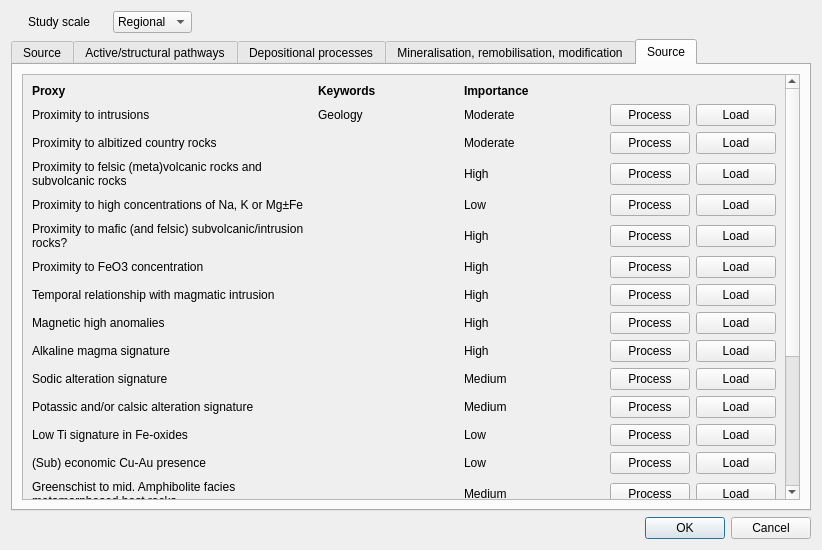
<?xml version="1.0" encoding="UTF-8"?>
<ui version="4.0">
 <class>Dialog</class>
 <widget class="QDialog" name="Dialog">
  <property name="geometry">
   <rect>
    <x>0</x>
    <y>0</y>
    <width>822</width>
    <height>550</height>
   </rect>
  </property>
  <property name="windowTitle">
   <string>EIS Preprocess</string>
  </property>
  <property name="autoFillBackground">
   <bool>false</bool>
  </property>
  <layout class="QVBoxLayout" name="verticalLayout">
   <item>
    <layout class="QHBoxLayout" name="horizontalLayout">
     <property name="sizeConstraint">
      <enum>QLayout::SetMinimumSize</enum>
     </property>
     <property name="rightMargin">
      <number>600</number>
     </property>
     <item>
      <widget class="QLabel" name="label_4">
       <property name="sizePolicy">
        <sizepolicy hsizetype="Maximum" vsizetype="Maximum">
         <horstretch>0</horstretch>
         <verstretch>0</verstretch>
        </sizepolicy>
       </property>
       <property name="text">
        <string>Study scale</string>
       </property>
      </widget>
     </item>
     <item>
      <widget class="QComboBox" name="comboBox">
       <property name="sizePolicy">
        <sizepolicy hsizetype="Maximum" vsizetype="Maximum">
         <horstretch>0</horstretch>
         <verstretch>0</verstretch>
        </sizepolicy>
       </property>
       <item>
        <property name="text">
         <string>Regional</string>
        </property>
       </item>
       <item>
        <property name="text">
         <string>Camp</string>
        </property>
       </item>
       <item>
        <property name="text">
         <string>Deposit</string>
        </property>
       </item>
      </widget>
     </item>
    </layout>
   </item>
   <item>
    <layout class="QHBoxLayout" name="horizontalLayout_4">
     <item>
      <widget class="QTabWidget" name="tabWidget">
       <property name="styleSheet">
        <string notr="true"/>
       </property>
       <property name="currentIndex">
        <number>4</number>
       </property>
       <widget class="QWidget" name="source_tab">
        <attribute name="title">
         <string>Source</string>
        </attribute>
       </widget>
       <widget class="QWidget" name="pathway_tab">
        <attribute name="title">
         <string>Active/structural pathways</string>
        </attribute>
       </widget>
       <widget class="QWidget" name="depositional_tab">
        <attribute name="title">
         <string>Depositional processes</string>
        </attribute>
       </widget>
       <widget class="QWidget" name="mineralisation_tab">
        <attribute name="title">
         <string>Mineralisation, remobilisation, modification</string>
        </attribute>
       </widget>
       <widget class="QWidget" name="source_tab_old">
        <attribute name="title">
         <string>Source</string>
        </attribute>
        <layout class="QHBoxLayout" name="horizontalLayout_2">
         <item>
          <widget class="QScrollArea" name="scrollArea">
           <property name="widgetResizable">
            <bool>true</bool>
           </property>
           <widget class="QWidget" name="scrollAreaWidgetContents">
            <property name="geometry">
             <rect>
              <x>0</x>
              <y>0</y>
              <width>764</width>
              <height>711</height>
             </rect>
            </property>
            <layout class="QHBoxLayout" name="horizontalLayout_3">
             <item>
              <layout class="QGridLayout" name="gridLayout">
               <item row="6" column="4">
                <widget class="QPushButton" name="pushButton_16">
                 <property name="text">
                  <string>Load</string>
                 </property>
                </widget>
               </item>
               <item row="15" column="0">
                <widget class="QLabel" name="label_34">
                 <property name="text">
                  <string>Syn- to late-orogenic back arc closure related intrusions</string>
                 </property>
                 <property name="wordWrap">
                  <bool>true</bool>
                 </property>
                </widget>
               </item>
               <item row="20" column="4">
                <widget class="QPushButton" name="pushButton_40">
                 <property name="text">
                  <string>Load</string>
                 </property>
                </widget>
               </item>
               <item row="12" column="4">
                <widget class="QPushButton" name="pushButton_31">
                 <property name="text">
                  <string>Load</string>
                 </property>
                </widget>
               </item>
               <item row="5" column="0">
                <widget class="QLabel" name="label_10">
                 <property name="text">
                  <string>Proximity to mafic (and felsic) subvolcanic/intrusion rocks?</string>
                 </property>
                 <property name="wordWrap">
                  <bool>true</bool>
                 </property>
                </widget>
               </item>
               <item row="5" column="4">
                <widget class="QPushButton" name="pushButton_14">
                 <property name="text">
                  <string>Load</string>
                 </property>
                </widget>
               </item>
               <item row="16" column="2">
                <widget class="QLabel" name="label_41">
                 <property name="text">
                  <string>High</string>
                 </property>
                </widget>
               </item>
               <item row="11" column="0">
                <widget class="QLabel" name="label_15">
                 <property name="sizePolicy">
                  <sizepolicy hsizetype="Preferred" vsizetype="Minimum">
                   <horstretch>0</horstretch>
                   <verstretch>0</verstretch>
                  </sizepolicy>
                 </property>
                 <property name="text">
                  <string>Potassic and/or calsic alteration signature</string>
                 </property>
                 <property name="wordWrap">
                  <bool>false</bool>
                 </property>
                </widget>
               </item>
               <item row="10" column="3">
                <widget class="QPushButton" name="pushButton_18">
                 <property name="text">
                  <string>Process</string>
                 </property>
                </widget>
               </item>
               <item row="18" column="4">
                <widget class="QPushButton" name="pushButton_36">
                 <property name="text">
                  <string>Load</string>
                 </property>
                </widget>
               </item>
               <item row="19" column="0">
                <widget class="QLabel" name="label_30">
                 <property name="text">
                  <string>Proximity of magmatism contemporary with mineralisation</string>
                 </property>
                 <property name="wordWrap">
                  <bool>true</bool>
                 </property>
                </widget>
               </item>
               <item row="1" column="1">
                <widget class="QLabel" name="label_51">
                 <property name="text">
                  <string>Geology</string>
                 </property>
                </widget>
               </item>
               <item row="4" column="2">
                <widget class="QLabel" name="label_40">
                 <property name="text">
                  <string>Low</string>
                 </property>
                </widget>
               </item>
               <item row="17" column="0">
                <widget class="QLabel" name="label_32">
                 <property name="text">
                  <string>Positive Co-REE anomaly</string>
                 </property>
                </widget>
               </item>
               <item row="1" column="2">
                <widget class="QLabel" name="label_36">
                 <property name="styleSheet">
                  <string notr="true"/>
                 </property>
                 <property name="frameShape">
                  <enum>QFrame::NoFrame</enum>
                 </property>
                 <property name="frameShadow">
                  <enum>QFrame::Plain</enum>
                 </property>
                 <property name="text">
                  <string>Moderate</string>
                 </property>
                </widget>
               </item>
               <item row="18" column="3">
                <widget class="QPushButton" name="pushButton_34">
                 <property name="text">
                  <string>Process</string>
                 </property>
                </widget>
               </item>
               <item row="4" column="0">
                <widget class="QLabel" name="label_38">
                 <property name="text">
                  <string>Proximity to high concentrations of Na, K or Mg±Fe</string>
                 </property>
                 <property name="wordWrap">
                  <bool>true</bool>
                 </property>
                </widget>
               </item>
               <item row="7" column="2">
                <widget class="QLabel" name="label_19">
                 <property name="text">
                  <string>High</string>
                 </property>
                </widget>
               </item>
               <item row="16" column="4">
                <widget class="QPushButton" name="pushButton_32">
                 <property name="text">
                  <string>Load</string>
                 </property>
                </widget>
               </item>
               <item row="0" column="1">
                <widget class="QLabel" name="label_50">
                 <property name="font">
                  <font>
                   <weight>75</weight>
                   <bold>true</bold>
                  </font>
                 </property>
                 <property name="text">
                  <string>Keywords</string>
                 </property>
                </widget>
               </item>
               <item row="2" column="3">
                <widget class="QPushButton" name="pushButton">
                 <property name="text">
                  <string>Process</string>
                 </property>
                </widget>
               </item>
               <item row="17" column="3">
                <widget class="QPushButton" name="pushButton_33">
                 <property name="text">
                  <string>Process</string>
                 </property>
                </widget>
               </item>
               <item row="14" column="4">
                <widget class="QPushButton" name="pushButton_9">
                 <property name="text">
                  <string>Load</string>
                 </property>
                </widget>
               </item>
               <item row="8" column="4">
                <widget class="QPushButton" name="pushButton_20">
                 <property name="text">
                  <string>Load</string>
                 </property>
                </widget>
               </item>
               <item row="12" column="2">
                <widget class="QLabel" name="label_24">
                 <property name="text">
                  <string>Low</string>
                 </property>
                </widget>
               </item>
               <item row="8" column="2">
                <widget class="QLabel" name="label_20">
                 <property name="text">
                  <string>High</string>
                 </property>
                </widget>
               </item>
               <item row="4" column="4">
                <widget class="QPushButton" name="pushButton_7">
                 <property name="text">
                  <string>Load</string>
                 </property>
                </widget>
               </item>
               <item row="10" column="0">
                <widget class="QLabel" name="label_17">
                 <property name="text">
                  <string>Sodic alteration signature</string>
                 </property>
                </widget>
               </item>
               <item row="2" column="2">
                <widget class="QLabel" name="label_39">
                 <property name="text">
                  <string>Moderate</string>
                 </property>
                </widget>
               </item>
               <item row="7" column="3">
                <widget class="QPushButton" name="pushButton_21">
                 <property name="text">
                  <string>Process</string>
                 </property>
                </widget>
               </item>
               <item row="8" column="3">
                <widget class="QPushButton" name="pushButton_19">
                 <property name="text">
                  <string>Process</string>
                 </property>
                </widget>
               </item>
               <item row="19" column="3">
                <widget class="QPushButton" name="pushButton_37">
                 <property name="text">
                  <string>Process</string>
                 </property>
                </widget>
               </item>
               <item row="15" column="3">
                <widget class="QPushButton" name="pushButton_10">
                 <property name="text">
                  <string>Process</string>
                 </property>
                </widget>
               </item>
               <item row="13" column="3">
                <widget class="QPushButton" name="pushButton_26">
                 <property name="text">
                  <string>Process</string>
                 </property>
                </widget>
               </item>
               <item row="6" column="2">
                <widget class="QLabel" name="label_8">
                 <property name="text">
                  <string>High</string>
                 </property>
                </widget>
               </item>
               <item row="8" column="0">
                <widget class="QLabel" name="label_12">
                 <property name="text">
                  <string>Magnetic high anomalies</string>
                 </property>
                </widget>
               </item>
               <item row="14" column="3">
                <widget class="QPushButton" name="pushButton_8">
                 <property name="text">
                  <string>Process</string>
                 </property>
                </widget>
               </item>
               <item row="17" column="4">
                <widget class="QPushButton" name="pushButton_35">
                 <property name="text">
                  <string>Load</string>
                 </property>
                </widget>
               </item>
               <item row="3" column="3">
                <widget class="QPushButton" name="pushButton_6">
                 <property name="text">
                  <string>Process</string>
                 </property>
                </widget>
               </item>
               <item row="15" column="4">
                <widget class="QPushButton" name="pushButton_29">
                 <property name="text">
                  <string>Load</string>
                 </property>
                </widget>
               </item>
               <item row="9" column="2">
                <widget class="QLabel" name="label_21">
                 <property name="text">
                  <string>High</string>
                 </property>
                </widget>
               </item>
               <item row="6" column="0">
                <widget class="QLabel" name="label_9">
                 <property name="text">
                  <string>Proximity to FeO3 concentration</string>
                 </property>
                </widget>
               </item>
               <item row="3" column="4">
                <widget class="QPushButton" name="pushButton_11">
                 <property name="text">
                  <string>Load</string>
                 </property>
                </widget>
               </item>
               <item row="20" column="3">
                <widget class="QPushButton" name="pushButton_39">
                 <property name="text">
                  <string>Process</string>
                 </property>
                </widget>
               </item>
               <item row="11" column="3">
                <widget class="QPushButton" name="pushButton_27">
                 <property name="text">
                  <string>Process</string>
                 </property>
                </widget>
               </item>
               <item row="13" column="2">
                <widget class="QLabel" name="label_25">
                 <property name="text">
                  <string>Low</string>
                 </property>
                </widget>
               </item>
               <item row="1" column="4">
                <widget class="QPushButton" name="pushButton_5">
                 <property name="sizePolicy">
                  <sizepolicy hsizetype="Fixed" vsizetype="Fixed">
                   <horstretch>0</horstretch>
                   <verstretch>0</verstretch>
                  </sizepolicy>
                 </property>
                 <property name="text">
                  <string>Load</string>
                 </property>
                </widget>
               </item>
               <item row="10" column="4">
                <widget class="QPushButton" name="pushButton_24">
                 <property name="text">
                  <string>Load</string>
                 </property>
                </widget>
               </item>
               <item row="2" column="4">
                <widget class="QPushButton" name="pushButton_4">
                 <property name="text">
                  <string>Load</string>
                 </property>
                </widget>
               </item>
               <item row="15" column="2">
                <widget class="QLabel" name="label_28">
                 <property name="text">
                  <string>High</string>
                 </property>
                </widget>
               </item>
               <item row="7" column="4">
                <widget class="QPushButton" name="pushButton_23">
                 <property name="text">
                  <string>Load</string>
                 </property>
                </widget>
               </item>
               <item row="14" column="0">
                <widget class="QLabel" name="label_16">
                 <property name="text">
                  <string>Greenschist to mid. Amphibolite facies metamorphosed host rocks </string>
                 </property>
                 <property name="wordWrap">
                  <bool>true</bool>
                 </property>
                </widget>
               </item>
               <item row="10" column="2">
                <widget class="QLabel" name="label_22">
                 <property name="text">
                  <string>Medium</string>
                 </property>
                </widget>
               </item>
               <item row="19" column="2">
                <widget class="QLabel" name="label_44">
                 <property name="text">
                  <string>High</string>
                 </property>
                </widget>
               </item>
               <item row="16" column="3">
                <widget class="QPushButton" name="pushButton_28">
                 <property name="text">
                  <string>Process</string>
                 </property>
                </widget>
               </item>
               <item row="7" column="0">
                <widget class="QLabel" name="label_11">
                 <property name="sizePolicy">
                  <sizepolicy hsizetype="Preferred" vsizetype="Minimum">
                   <horstretch>0</horstretch>
                   <verstretch>0</verstretch>
                  </sizepolicy>
                 </property>
                 <property name="text">
                  <string>Temporal relationship with magmatic intrusion</string>
                 </property>
                 <property name="wordWrap">
                  <bool>true</bool>
                 </property>
                </widget>
               </item>
               <item row="14" column="2">
                <widget class="QLabel" name="label_26">
                 <property name="text">
                  <string>Medium</string>
                 </property>
                </widget>
               </item>
               <item row="5" column="3">
                <widget class="QPushButton" name="pushButton_13">
                 <property name="text">
                  <string>Process</string>
                 </property>
                </widget>
               </item>
               <item row="20" column="0">
                <widget class="QLabel" name="label_29">
                 <property name="text">
                  <string>Proximity to hematite bearing, ironstone or BIF</string>
                 </property>
                 <property name="wordWrap">
                  <bool>true</bool>
                 </property>
                </widget>
               </item>
               <item row="13" column="0">
                <widget class="QLabel" name="label_27">
                 <property name="text">
                  <string>(Sub) economic Cu-Au presence</string>
                 </property>
                </widget>
               </item>
               <item row="1" column="3">
                <widget class="QPushButton" name="pushButton_2">
                 <property name="sizePolicy">
                  <sizepolicy hsizetype="Fixed" vsizetype="Fixed">
                   <horstretch>0</horstretch>
                   <verstretch>0</verstretch>
                  </sizepolicy>
                 </property>
                 <property name="styleSheet">
                  <string notr="true"/>
                 </property>
                 <property name="text">
                  <string>Process</string>
                 </property>
                 <property name="autoDefault">
                  <bool>true</bool>
                 </property>
                 <property name="default">
                  <bool>false</bool>
                 </property>
                 <property name="flat">
                  <bool>false</bool>
                 </property>
                </widget>
               </item>
               <item row="9" column="0">
                <widget class="QLabel" name="label_13">
                 <property name="text">
                  <string>Alkaline magma signature</string>
                 </property>
                </widget>
               </item>
               <item row="9" column="3">
                <widget class="QPushButton" name="pushButton_17">
                 <property name="text">
                  <string>Process</string>
                 </property>
                </widget>
               </item>
               <item row="11" column="4">
                <widget class="QPushButton" name="pushButton_12">
                 <property name="text">
                  <string>Load</string>
                 </property>
                </widget>
               </item>
               <item row="18" column="2">
                <widget class="QLabel" name="label_43">
                 <property name="text">
                  <string>High</string>
                 </property>
                </widget>
               </item>
               <item row="0" column="2">
                <widget class="QLabel" name="label_14">
                 <property name="font">
                  <font>
                   <weight>75</weight>
                   <bold>true</bold>
                  </font>
                 </property>
                 <property name="text">
                  <string>Importance</string>
                 </property>
                </widget>
               </item>
               <item row="3" column="0">
                <widget class="QLabel" name="label_46">
                 <property name="text">
                  <string>Proximity to felsic (meta)volcanic rocks and subvolcanic rocks</string>
                 </property>
                 <property name="wordWrap">
                  <bool>true</bool>
                 </property>
                </widget>
               </item>
               <item row="5" column="2">
                <widget class="QLabel" name="label_7">
                 <property name="text">
                  <string>High</string>
                 </property>
                </widget>
               </item>
               <item row="17" column="2">
                <widget class="QLabel" name="label_42">
                 <property name="text">
                  <string>High</string>
                 </property>
                </widget>
               </item>
               <item row="2" column="0">
                <widget class="QLabel" name="label_37">
                 <property name="text">
                  <string>Proximity to albitized country rocks</string>
                 </property>
                </widget>
               </item>
               <item row="9" column="4">
                <widget class="QPushButton" name="pushButton_22">
                 <property name="text">
                  <string>Load</string>
                 </property>
                </widget>
               </item>
               <item row="12" column="0">
                <widget class="QLabel" name="label_18">
                 <property name="text">
                  <string>Low Ti signature in Fe-oxides</string>
                 </property>
                </widget>
               </item>
               <item row="4" column="3">
                <widget class="QPushButton" name="pushButton_3">
                 <property name="text">
                  <string>Process</string>
                 </property>
                </widget>
               </item>
               <item row="1" column="0">
                <widget class="QLabel" name="label_35">
                 <property name="text">
                  <string>Proximity to intrusions</string>
                 </property>
                </widget>
               </item>
               <item row="13" column="4">
                <widget class="QPushButton" name="pushButton_30">
                 <property name="text">
                  <string>Load</string>
                 </property>
                </widget>
               </item>
               <item row="18" column="0">
                <widget class="QLabel" name="label_31">
                 <property name="text">
                  <string>Proximity to high Fe molar proportions relative to Na, Ca K, and Mg</string>
                 </property>
                 <property name="wordWrap">
                  <bool>true</bool>
                 </property>
                </widget>
               </item>
               <item row="12" column="3">
                <widget class="QPushButton" name="pushButton_25">
                 <property name="text">
                  <string>Process</string>
                 </property>
                </widget>
               </item>
               <item row="6" column="3">
                <widget class="QPushButton" name="pushButton_15">
                 <property name="text">
                  <string>Process</string>
                 </property>
                </widget>
               </item>
               <item row="20" column="2">
                <widget class="QLabel" name="label_45">
                 <property name="text">
                  <string>High</string>
                 </property>
                </widget>
               </item>
               <item row="16" column="0">
                <widget class="QLabel" name="label_33">
                 <property name="text">
                  <string>Proximity to Fe3O4 concentration</string>
                 </property>
                </widget>
               </item>
               <item row="11" column="2">
                <widget class="QLabel" name="label_23">
                 <property name="text">
                  <string>Medium</string>
                 </property>
                </widget>
               </item>
               <item row="3" column="2">
                <widget class="QLabel" name="label_5">
                 <property name="text">
                  <string>High</string>
                 </property>
                </widget>
               </item>
               <item row="19" column="4">
                <widget class="QPushButton" name="pushButton_38">
                 <property name="text">
                  <string>Load</string>
                 </property>
                </widget>
               </item>
               <item row="0" column="0">
                <widget class="QLabel" name="label_6">
                 <property name="font">
                  <font>
                   <weight>75</weight>
                   <bold>true</bold>
                  </font>
                 </property>
                 <property name="text">
                  <string>Proxy</string>
                 </property>
                </widget>
               </item>
              </layout>
             </item>
            </layout>
           </widget>
          </widget>
         </item>
        </layout>
       </widget>
      </widget>
     </item>
    </layout>
   </item>
   <item>
    <widget class="QDialogButtonBox" name="buttonBox">
     <property name="orientation">
      <enum>Qt::Horizontal</enum>
     </property>
     <property name="standardButtons">
      <set>QDialogButtonBox::Cancel|QDialogButtonBox::Ok</set>
     </property>
    </widget>
   </item>
  </layout>
 </widget>
 <resources/>
 <connections>
  <connection>
   <sender>buttonBox</sender>
   <signal>accepted()</signal>
   <receiver>Dialog</receiver>
   <slot>accept()</slot>
   <hints>
    <hint type="sourcelabel">
     <x>248</x>
     <y>254</y>
    </hint>
    <hint type="destinationlabel">
     <x>157</x>
     <y>274</y>
    </hint>
   </hints>
  </connection>
  <connection>
   <sender>buttonBox</sender>
   <signal>rejected()</signal>
   <receiver>Dialog</receiver>
   <slot>reject()</slot>
   <hints>
    <hint type="sourcelabel">
     <x>316</x>
     <y>260</y>
    </hint>
    <hint type="destinationlabel">
     <x>286</x>
     <y>274</y>
    </hint>
   </hints>
  </connection>
 </connections>
</ui>
